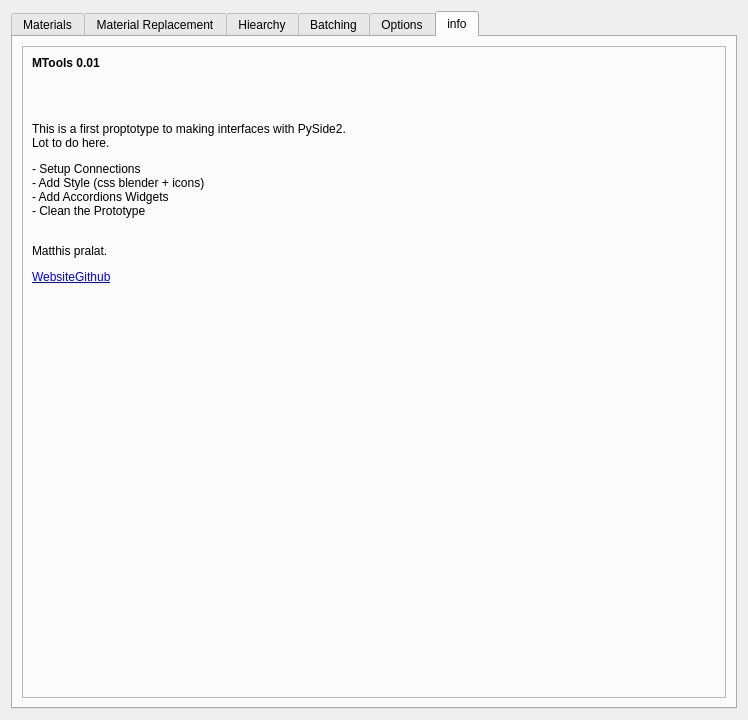
<?xml version="1.0" encoding="UTF-8"?>
<ui version="4.0">
 <class>Form</class>
 <widget class="QWidget" name="Form">
  <property name="geometry">
   <rect>
    <x>0</x>
    <y>0</y>
    <width>748</width>
    <height>720</height>
   </rect>
  </property>
  <property name="windowTitle">
   <string>Form</string>
  </property>
  <layout class="QVBoxLayout" name="verticalLayout_12">
   <item>
    <widget class="QTabWidget" name="About">
     <property name="sizePolicy">
      <sizepolicy hsizetype="Minimum" vsizetype="Expanding">
       <horstretch>0</horstretch>
       <verstretch>0</verstretch>
      </sizepolicy>
     </property>
     <property name="minimumSize">
      <size>
       <width>0</width>
       <height>500</height>
      </size>
     </property>
     <property name="styleSheet">
      <string notr="true"/>
     </property>
     <property name="currentIndex">
      <number>5</number>
     </property>
     <widget class="QWidget" name="mat_tab">
      <attribute name="icon">
       <iconset>
        <normalon>:/icons/Material_icon_256.png</normalon>
       </iconset>
      </attribute>
      <attribute name="title">
       <string>Materials</string>
      </attribute>
      <layout class="QVBoxLayout" name="verticalLayout_2">
       <item>
        <widget class="QFrame" name="frame">
         <property name="styleSheet">
          <string notr="true"/>
         </property>
         <property name="frameShape">
          <enum>QFrame::StyledPanel</enum>
         </property>
         <property name="frameShadow">
          <enum>QFrame::Raised</enum>
         </property>
         <layout class="QVBoxLayout" name="verticalLayout_8">
          <item>
           <widget class="QScrollArea" name="scrollArea">
            <property name="widgetResizable">
             <bool>true</bool>
            </property>
            <widget class="QWidget" name="scrollAreaWidgetContents">
             <property name="geometry">
              <rect>
               <x>0</x>
               <y>0</y>
               <width>684</width>
               <height>633</height>
              </rect>
             </property>
             <layout class="QVBoxLayout" name="verticalLayout_14">
              <item>
               <widget class="QLabel" name="label">
                <property name="minimumSize">
                 <size>
                  <width>0</width>
                  <height>30</height>
                 </size>
                </property>
                <property name="maximumSize">
                 <size>
                  <width>16777215</width>
                  <height>30</height>
                 </size>
                </property>
                <property name="styleSheet">
                 <string notr="true"/>
                </property>
                <property name="text">
                 <string>Cleaning Materials</string>
                </property>
               </widget>
              </item>
              <item>
               <layout class="QVBoxLayout" name="verticalLayout">
                <property name="spacing">
                 <number>6</number>
                </property>
                <property name="sizeConstraint">
                 <enum>QLayout::SetMinimumSize</enum>
                </property>
                <property name="topMargin">
                 <number>0</number>
                </property>
                <item>
                 <widget class="QPushButton" name="pushButton_2">
                  <property name="maximumSize">
                   <size>
                    <width>16777215</width>
                    <height>30</height>
                   </size>
                  </property>
                  <property name="styleSheet">
                   <string notr="true"/>
                  </property>
                  <property name="text">
                   <string>Remove Unused Materials</string>
                  </property>
                 </widget>
                </item>
                <item>
                 <widget class="QPushButton" name="pushButton_3">
                  <property name="maximumSize">
                   <size>
                    <width>16777215</width>
                    <height>30</height>
                   </size>
                  </property>
                  <property name="styleSheet">
                   <string notr="true"/>
                  </property>
                  <property name="text">
                   <string>Clean Materials Slots</string>
                  </property>
                 </widget>
                </item>
               </layout>
              </item>
              <item>
               <widget class="QLabel" name="label_2">
                <property name="minimumSize">
                 <size>
                  <width>0</width>
                  <height>30</height>
                 </size>
                </property>
                <property name="maximumSize">
                 <size>
                  <width>16777215</width>
                  <height>30</height>
                 </size>
                </property>
                <property name="styleSheet">
                 <string notr="true"/>
                </property>
                <property name="text">
                 <string>Quick Material Replace</string>
                </property>
               </widget>
              </item>
              <item>
               <layout class="QVBoxLayout" name="verticalLayout_16">
                <property name="spacing">
                 <number>6</number>
                </property>
                <property name="sizeConstraint">
                 <enum>QLayout::SetMinimumSize</enum>
                </property>
                <property name="topMargin">
                 <number>0</number>
                </property>
                <item>
                 <widget class="QPushButton" name="pushButton_8">
                  <property name="maximumSize">
                   <size>
                    <width>16777215</width>
                    <height>30</height>
                   </size>
                  </property>
                  <property name="styleSheet">
                   <string notr="true"/>
                  </property>
                  <property name="text">
                   <string>Itterative Material Replace</string>
                  </property>
                 </widget>
                </item>
                <item>
                 <widget class="QPushButton" name="pushButton_7">
                  <property name="maximumSize">
                   <size>
                    <width>16777215</width>
                    <height>30</height>
                   </size>
                  </property>
                  <property name="styleSheet">
                   <string notr="true"/>
                  </property>
                  <property name="text">
                   <string>Linked Material Replace</string>
                  </property>
                 </widget>
                </item>
               </layout>
              </item>
              <item>
               <widget class="QLabel" name="label_5">
                <property name="minimumSize">
                 <size>
                  <width>0</width>
                  <height>30</height>
                 </size>
                </property>
                <property name="maximumSize">
                 <size>
                  <width>16777215</width>
                  <height>30</height>
                 </size>
                </property>
                <property name="styleSheet">
                 <string notr="true"/>
                </property>
                <property name="text">
                 <string>BackFace Materials</string>
                </property>
               </widget>
              </item>
              <item>
               <layout class="QHBoxLayout" name="horizontalLayout_3">
                <property name="spacing">
                 <number>6</number>
                </property>
                <property name="sizeConstraint">
                 <enum>QLayout::SetMinimumSize</enum>
                </property>
                <property name="topMargin">
                 <number>0</number>
                </property>
                <item>
                 <widget class="QPushButton" name="pushButton_10">
                  <property name="maximumSize">
                   <size>
                    <width>16777215</width>
                    <height>30</height>
                   </size>
                  </property>
                  <property name="styleSheet">
                   <string notr="true"/>
                  </property>
                  <property name="text">
                   <string>No Backface All mats</string>
                  </property>
                 </widget>
                </item>
                <item>
                 <widget class="QPushButton" name="pushButton_9">
                  <property name="maximumSize">
                   <size>
                    <width>16777215</width>
                    <height>30</height>
                   </size>
                  </property>
                  <property name="styleSheet">
                   <string notr="true"/>
                  </property>
                  <property name="text">
                   <string>Backface All mats</string>
                  </property>
                 </widget>
                </item>
               </layout>
              </item>
              <item>
               <widget class="QLabel" name="label_6">
                <property name="minimumSize">
                 <size>
                  <width>0</width>
                  <height>30</height>
                 </size>
                </property>
                <property name="maximumSize">
                 <size>
                  <width>16777215</width>
                  <height>30</height>
                 </size>
                </property>
                <property name="styleSheet">
                 <string notr="true"/>
                </property>
                <property name="text">
                 <string>Advanced Tools</string>
                </property>
               </widget>
              </item>
              <item>
               <layout class="QHBoxLayout" name="horizontalLayout_4">
                <property name="spacing">
                 <number>6</number>
                </property>
                <property name="sizeConstraint">
                 <enum>QLayout::SetMinimumSize</enum>
                </property>
                <property name="topMargin">
                 <number>0</number>
                </property>
                <item>
                 <widget class="QPushButton" name="pushButton_12">
                  <property name="maximumSize">
                   <size>
                    <width>16777215</width>
                    <height>30</height>
                   </size>
                  </property>
                  <property name="styleSheet">
                   <string notr="true"/>
                  </property>
                  <property name="text">
                   <string>Open Material Replacement window</string>
                  </property>
                 </widget>
                </item>
               </layout>
              </item>
              <item>
               <spacer name="verticalSpacer">
                <property name="styleSheet">
                 <string notr="true">QDialog {
	background-color: #232323;
}

QWidget {
	background-color: #232323;
}

QLabel {
    font-size: 16px;
	color: #fafafa;
}

QLabel:disabled {
	color: #5A5A5A;
}

QStatusBar {
	background-color: #F9AA33;
	color: rgb(10, 10, 10);
}

QToolBar {
	background-color: #232323;
	border: none;
	padding: 5px;
}

QScrollBar:vertical {
	background-color: transparent;
	width: 20px;
	padding-left: 5px;
}

QScrollBar::handle:vertical {
	background: #718792;
	min-height: 0px;
	border-radius: 7px;
}

QScrollBar::add-line:vertical {
	height: 0px;
	subcontrol-position: bottom;
	subcontrol-origin: margin;
}

QScrollBar::sub-line:vertical {
	height: 0px;
	subcontrol-position: top;
	subcontrol-origin: margin;
}

QScrollBar:horizontal {
	background-color: transparent;
	height: 16px;
	padding-left: 5px;
}

QScrollBar::handle:horizontal {
	background: #47A6E5;
	min-height: 0px;
	border-radius: 7px;
}

QScrollBar::add-line:horizontal {
	height: 0px;
	subcontrol-position: left;
	subcontrol-origin: margin;
}

QScrollBar::sub-line:horizontal {
	height: 0px;
	subcontrol-position: right;
	subcontrol-origin: margin;
}

QAbstractScrollArea {
	background-color: #19232D;
}

QScrollArea {
	background: transparent;
}

#frm_titleBar {
	background-color: #47A6E5;
}

#btn_close {
	border-radius: 0px;
	background-color: #47A6E5;
}

#btn_close::hover {
	background-color: hsl(0, 200, 200);
}

#btn_minimize {
	border-radius: 0px;
	background-color: #47A6E5;
}

#btn_minimize::hover {
	background-color: rgb(15, 108, 198);
}

#btn_maximize {
	border-radius: 0px;
	background-color: #47A6E5;
}

#btn_maximize::hover {
	background-color: rgb(15, 108, 198);
}

#lbl_windowTitle {
	color: rgb(250, 250, 250);
	font-size: 16px;
	font-family: &quot;Open Sans&quot;;
}

QInputDialog {
	background: #232323;
}

QMessageBox {
	background: #232323;
	color: #fafafa;
}

*[dashboardButton=true] {
	border: none;
	padding-top: 15px;
	height: 50px;
	color: rgb(200, 200, 200);
}

*[dashboardButton-selected=true] {
	border: none;
	padding-top: 15px;
	height: 50px;
	background-color: #47A6E5;
}

*[dashboardButton=true]:hover {
	background-color: rgb(40, 40, 40);
}

QMenuBar {
	padding-top: 5px;
	color: #fafafa;
}

QPushButton[checkboxBtn=true] {
	background-color: transparent;
	border: none;
	font-size: 14px;
	color: #fafafa;
}

QPushButton[checkboxBtn=true]::hover {
	font-size: 14px;
	border: none;
	color: #fafafa;
}

QPushButton {
    background-color: #47A6E5;
    color: rgb(30, 30, 30);
    border: 0px solid rgb(75, 75, 75);
    border-radius: 6px;
    font-size: 16px;
    padding: 0px 8px 0px 8px;
    min-height: 32px;
}

QPushButton::hover {
    background-color: #64b4e8;
}

QRadioButton {
	color: #fafafa;
}

QRadioButton::indicator::unchecked {
	width: 24px;
	height: 24px;
	border-radius: 14px;
	border: 2px solid;
	border-color: rgb(240, 240, 240);
	background-color: rgb(240, 240, 240);
	margin-right: 3px;
	color: rgb(128, 128, 128);
}

QRadioButton::indicator::checked {
	width: 24px;
	height: 24px;
	border-radius: 14px;
	border: 2px solid;
	border-color: #47A6E5;
	background-color: #47A6E5;
	margin-right: 3px;
	color: rgb(240, 240, 240);
}

QLineEdit,
QLineEdit:hover {
	border-radius: 5px;
	height: 30px;
	border: 1px solid rgb(50, 50, 50);
	padding-bottom: 2px;
	padding-left: 4px;
	font-size: 16px;
	background-color: rgb(30, 30, 30);
	color: #fafafa;
}

QLineEdit:disabled {
	color: #5A5A5A;
}

#completer {
	background-color: #232323;
	color: #fafafa;
	font-size: 16px;
	border: none;
}

QTextEdit {
	color: #fafafa;
	padding: 5px;
	border-radius: 5px;
	margin: 1px;
	font-size: 16px;
	border: 1px solid rgb(50, 50, 50);
	background-color: #232323;
}

QTabWidget::pane {
	border: none;
}

QTabBar::tab:selected {
	background-color: #47A6E5;
	color: rgb(10, 10, 10);
}

QTabBar::tab {
	background-color: #232323;
	color: #F9AA33;
}

QListWidget {
	border-radius: 4px;
	border: 1px solid rgb(37, 37, 37);
	background-color: rgb(30, 30, 30);
	alternate-background-color: rgb(31, 31, 31);
	font-size: 14px;
}

QListWidget::item {
	border: 0px;
	color: #fafafa;
}

QListWidget::item:selected {
	border: 0px;
	background-color: #718792;
}

QDockWidget::title {
	background: #232323;
}

QTreeWidget {
	border-radius: 4px;
	background-color: rgb(30, 30, 30);
	alternate-background-color: rgb(29, 29, 29);
	color: #fafafa;
}

QTreeWidget::item:selected {
	background-color: #718792;
}

QTableView {
	border: none;
	background-color: #232323;
}

QTableView::item {
	color: #fafafa;
	border: none;
	padding: 2px;
}

QHeaderView {
	background-color: #232323;
}

QHeaderView::section {
	border: 1px solid rgb(100, 100, 100);
	background-color: #232323;
	color: #fafafa;
	border-radius: 4px;
}

QSlider::groove:horizontal {
	border: 0px solid transparent;
	height: 8px;
	margin: 2px 0;
	background-color: rgb(200, 200, 200);
	border-radius: 4px;
}

QSlider::sub-page:horizontal {
	background: rgb(165, 203, 239);
	border-radius: 4px;
}

QSlider::handle:horizontal {
	background-color: #47A6E5;
	height: 18px;
	width: 18px;
	border: 0px solid transparent;
	margin: -5px 0;
	border-radius: 9px;
}

QSplitter::handle {
	background-color: #232323;
}

QProgressBar {
	border: none;
	background-color: rgb(165, 203, 239);
	height: 10px;
	font-size: 2px;
}

QProgressBar::chunk {
	background-color: rgb(209, 41, 41);
}

QComboBox {
	height: 35px;
	border: 1px solid rgb(50, 50, 50);
	border-radius: 3px;
	padding-left: 10px;
	color: #fafafa;
}

QComboBox QAbstractItemView {
	color: #fafafa;
	border: 1px solid rgb(75, 75, 75);
}

QComboBox::drop-down {
	width: 15px;
}

QGroupBox {
	background-color: #232323;
	color: rgb(10, 10, 10);
}

QGraphicsView {
	background-color: rgb(30, 30, 30);
}

QPushButton[checkboxBtn=false] {
	background-color: transparent;
	color: #fafafa;
	font-size: 15px;
	border: none;
	border-radius: 3px;
	height: 28px;
	font-weight: bold;
}

QPushButton[checkboxBtn=false]::hover {
	background-color: #47A6E5;
	border-radius: 3px;
}

QPushButton[checkboxBtn=false]::pressed {
	background-color: transparent;
	color: #fafafa;
}

QMenu {
	background-color: #232323;
	color: #fafafa;
	border: 1px solid rgb(70, 70, 70);
}

QMenu::item {
	padding: 6px 5px 6px 25px;
	margin-left: 5px;
	x margin-right: 5px;
	border: 1px solid transparent;
	color: rgb(10, 10, 10);
	background-color: #232323;
}

QMenu::item:selected {
	background-color: #47A6E5;
}

QSpinBox {
	border-radius: 5px;
	height: 30px;
	border: 1px solid rgb(50, 50, 50);
	padding-bottom: 2px;
	font-size: 16px;
	background-color: rgb(30, 30, 30);
	color: rgb(180, 180, 180);
}


QStatusBar {
	background-color: rgb(30, 30, 30);
}

QCalendarWidget QWidget {
	alternate-background-color: rgb(40, 40, 40);
	color: rgb(250, 250, 250);
}

QCalendarWidget QAbstractItemView:enabled {
	color: rgb(120, 120, 120);
	background-color: rgb(240, 240, 240);
	selection-background-color: rgb(40, 40, 40);
	selection-color: #47A6E5;
}</string>
                </property>
                <property name="orientation">
                 <enum>Qt::Vertical</enum>
                </property>
                <property name="sizeHint" stdset="0">
                 <size>
                  <width>20</width>
                  <height>46</height>
                 </size>
                </property>
               </spacer>
              </item>
             </layout>
            </widget>
           </widget>
          </item>
         </layout>
        </widget>
       </item>
      </layout>
     </widget>
     <widget class="QWidget" name="tab">
      <attribute name="title">
       <string>Material Replacement</string>
      </attribute>
      <layout class="QVBoxLayout" name="verticalLayout_15">
       <item>
        <widget class="QToolBox" name="toolBox">
         <property name="styleSheet">
          <string notr="true"/>
         </property>
         <property name="currentIndex">
          <number>0</number>
         </property>
         <widget class="QWidget" name="ReplaceMaterial">
          <property name="geometry">
           <rect>
            <x>0</x>
            <y>0</y>
            <width>706</width>
            <height>601</height>
           </rect>
          </property>
          <property name="autoFillBackground">
           <bool>true</bool>
          </property>
          <property name="styleSheet">
           <string notr="true"/>
          </property>
          <attribute name="label">
           <string>ReplaceMaterial</string>
          </attribute>
          <layout class="QVBoxLayout" name="verticalLayout_13">
           <item>
            <layout class="QHBoxLayout" name="horizontalLayout">
             <item>
              <layout class="QVBoxLayout" name="verticalLayout_4">
               <item>
                <widget class="QLabel" name="label_4">
                 <property name="minimumSize">
                  <size>
                   <width>0</width>
                   <height>30</height>
                  </size>
                 </property>
                 <property name="maximumSize">
                  <size>
                   <width>16777215</width>
                   <height>30</height>
                  </size>
                 </property>
                 <property name="styleSheet">
                  <string notr="true"/>
                 </property>
                 <property name="text">
                  <string>Source</string>
                 </property>
                </widget>
               </item>
               <item>
                <widget class="QListView" name="listView_4">
                 <property name="styleSheet">
                  <string notr="true"/>
                 </property>
                </widget>
               </item>
              </layout>
             </item>
             <item>
              <layout class="QVBoxLayout" name="verticalLayout_3">
               <item>
                <widget class="QLabel" name="label_3">
                 <property name="minimumSize">
                  <size>
                   <width>0</width>
                   <height>30</height>
                  </size>
                 </property>
                 <property name="maximumSize">
                  <size>
                   <width>16777215</width>
                   <height>30</height>
                  </size>
                 </property>
                 <property name="styleSheet">
                  <string notr="true"/>
                 </property>
                 <property name="text">
                  <string>Target</string>
                 </property>
                </widget>
               </item>
               <item>
                <widget class="QListView" name="listView_3">
                 <property name="styleSheet">
                  <string notr="true"/>
                 </property>
                </widget>
               </item>
              </layout>
             </item>
            </layout>
           </item>
           <item>
            <widget class="QPushButton" name="pushButton_4">
             <property name="styleSheet">
              <string notr="true"/>
             </property>
             <property name="text">
              <string>Refresh Materials</string>
             </property>
            </widget>
           </item>
           <item>
            <widget class="QPushButton" name="pushButton_5">
             <property name="maximumSize">
              <size>
               <width>16777215</width>
               <height>30</height>
              </size>
             </property>
             <property name="styleSheet">
              <string notr="true"/>
             </property>
             <property name="text">
              <string>Replace Material</string>
             </property>
            </widget>
           </item>
          </layout>
         </widget>
         <widget class="QWidget" name="ToCloseWin">
          <property name="geometry">
           <rect>
            <x>0</x>
            <y>0</y>
            <width>100</width>
            <height>30</height>
           </rect>
          </property>
          <attribute name="label">
           <string>Page 2</string>
          </attribute>
         </widget>
        </widget>
       </item>
      </layout>
     </widget>
     <widget class="QWidget" name="Hiearchy_tab">
      <attribute name="icon">
       <iconset>
        <disabledoff>:/icons/Hiearchy_icon_256.png</disabledoff>
       </iconset>
      </attribute>
      <attribute name="title">
       <string>Hiearchy</string>
      </attribute>
      <layout class="QVBoxLayout" name="verticalLayout_6">
       <item>
        <widget class="QFrame" name="frame_2">
         <property name="styleSheet">
          <string notr="true"/>
         </property>
         <property name="frameShape">
          <enum>QFrame::StyledPanel</enum>
         </property>
         <property name="frameShadow">
          <enum>QFrame::Raised</enum>
         </property>
         <layout class="QVBoxLayout" name="verticalLayout_9">
          <item>
           <layout class="QVBoxLayout" name="verticalLayout_5">
            <item>
             <widget class="QPushButton" name="pushButton">
              <property name="text">
               <string>ViewLayer Hierarchy to Scene</string>
              </property>
             </widget>
            </item>
            <item>
             <widget class="QPushButton" name="pushButton_6">
              <property name="text">
               <string>Select Doubles</string>
              </property>
             </widget>
            </item>
           </layout>
          </item>
          <item>
           <spacer name="verticalSpacer_2">
            <property name="orientation">
             <enum>Qt::Vertical</enum>
            </property>
            <property name="sizeHint" stdset="0">
             <size>
              <width>20</width>
              <height>40</height>
             </size>
            </property>
           </spacer>
          </item>
         </layout>
        </widget>
       </item>
      </layout>
     </widget>
     <widget class="QWidget" name="Batch_tab">
      <attribute name="title">
       <string>Batching</string>
      </attribute>
     </widget>
     <widget class="QWidget" name="Options_Tab">
      <attribute name="icon">
       <iconset>
        <disabledoff>:/icons/Tool_icon_256.png</disabledoff>
       </iconset>
      </attribute>
      <attribute name="title">
       <string>Options</string>
      </attribute>
      <layout class="QVBoxLayout" name="verticalLayout_7">
       <item>
        <layout class="QHBoxLayout" name="horizontalLayout_2">
         <item>
          <widget class="QFrame" name="frame_4">
           <property name="frameShape">
            <enum>QFrame::StyledPanel</enum>
           </property>
           <property name="frameShadow">
            <enum>QFrame::Raised</enum>
           </property>
           <layout class="QVBoxLayout" name="verticalLayout_11">
            <item>
             <widget class="QCheckBox" name="checkBox">
              <property name="text">
               <string>Window Stay on top</string>
              </property>
             </widget>
            </item>
            <item>
             <spacer name="verticalSpacer_3">
              <property name="orientation">
               <enum>Qt::Vertical</enum>
              </property>
              <property name="sizeHint" stdset="0">
               <size>
                <width>20</width>
                <height>40</height>
               </size>
              </property>
             </spacer>
            </item>
           </layout>
          </widget>
         </item>
        </layout>
       </item>
      </layout>
     </widget>
     <widget class="QWidget" name="About_Tab">
      <attribute name="icon">
       <iconset>
        <disabledon>:/icons/info_icon_256.png</disabledon>
       </iconset>
      </attribute>
      <attribute name="title">
       <string>info</string>
      </attribute>
      <layout class="QVBoxLayout" name="verticalLayout_10">
       <item>
        <widget class="QFrame" name="frame_3">
         <property name="frameShape">
          <enum>QFrame::StyledPanel</enum>
         </property>
         <property name="frameShadow">
          <enum>QFrame::Raised</enum>
         </property>
         <layout class="QVBoxLayout" name="verticalLayout_17">
          <item>
           <widget class="QLabel" name="label_7">
            <property name="text">
             <string>&lt;html&gt;&lt;head/&gt;&lt;body&gt;&lt;p&gt;&lt;span style=&quot; font-weight:600;&quot;&gt;MTools 0.01&lt;/span&gt;&lt;/p&gt;&lt;p&gt;&lt;br/&gt;&lt;/p&gt;&lt;p&gt;This is a first proptotype to making interfaces with PySide2.&lt;br/&gt;Lot to do here.&lt;/p&gt;&lt;p&gt;- Setup Connections&lt;br/&gt;- Add Style (css blender + icons)&lt;br/&gt;- Add Accordions Widgets&lt;br/&gt;- Clean the Prototype&lt;br/&gt;&lt;/p&gt;&lt;p&gt;Matthis pralat.&lt;/p&gt;&lt;p&gt;&lt;a href=&quot;www.matthispralat.fr&quot;&gt;&lt;span style=&quot; text-decoration: underline; color:#0000ff;&quot;&gt;Website&lt;/span&gt;&lt;/a&gt;&lt;a href=&quot;https://github.com/MatthisPralat/&quot;&gt;&lt;span style=&quot; text-decoration: underline; color:#0000ff;&quot;&gt;Github&lt;/span&gt;&lt;/a&gt;&lt;/p&gt;&lt;/body&gt;&lt;/html&gt;</string>
            </property>
           </widget>
          </item>
          <item>
           <spacer name="verticalSpacer_4">
            <property name="orientation">
             <enum>Qt::Vertical</enum>
            </property>
            <property name="sizeHint" stdset="0">
             <size>
              <width>20</width>
              <height>40</height>
             </size>
            </property>
           </spacer>
          </item>
         </layout>
        </widget>
       </item>
      </layout>
     </widget>
    </widget>
   </item>
  </layout>
 </widget>
 <resources>
  <include location="img/blender_icon/blender_icon.qrc"/>
 </resources>
 <connections/>
</ui>
